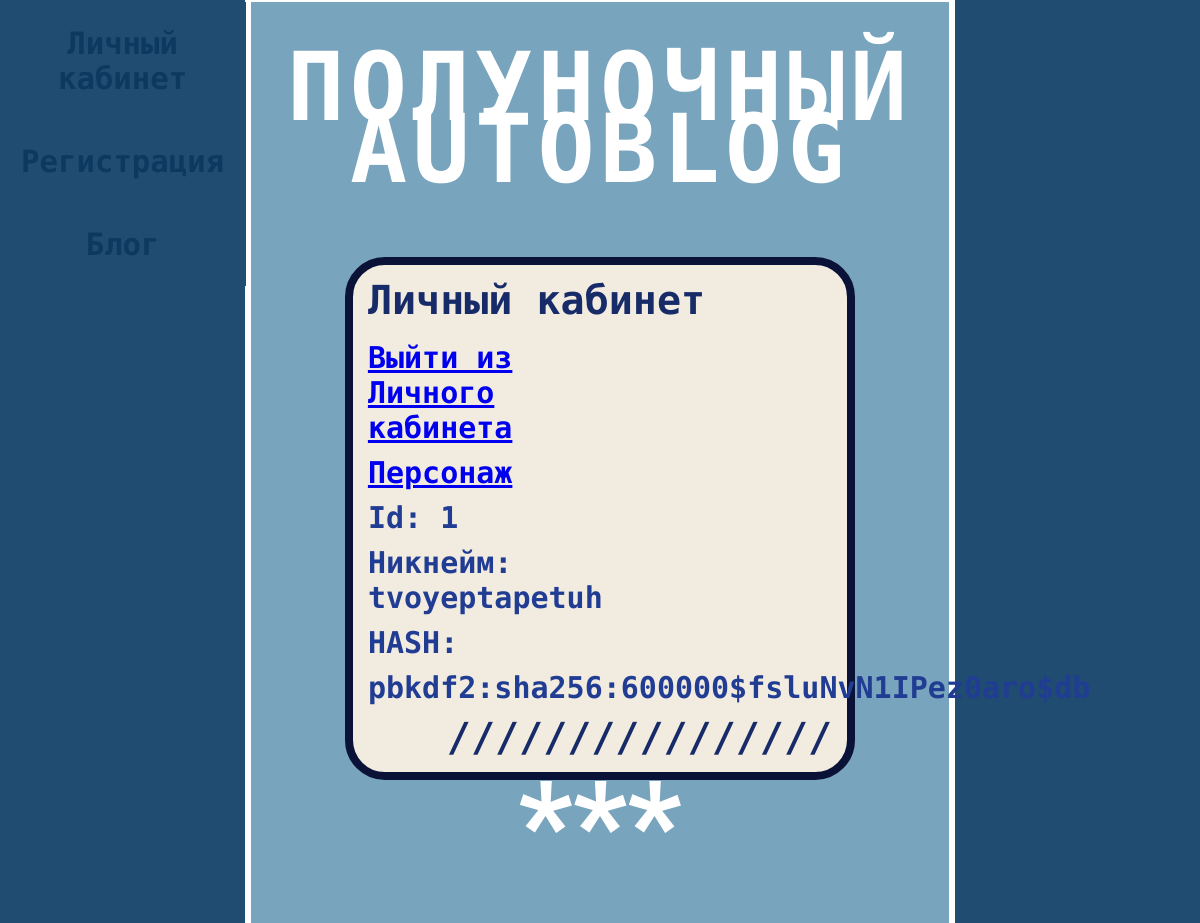
The page /profile (signed in) on the database as committed earlier.
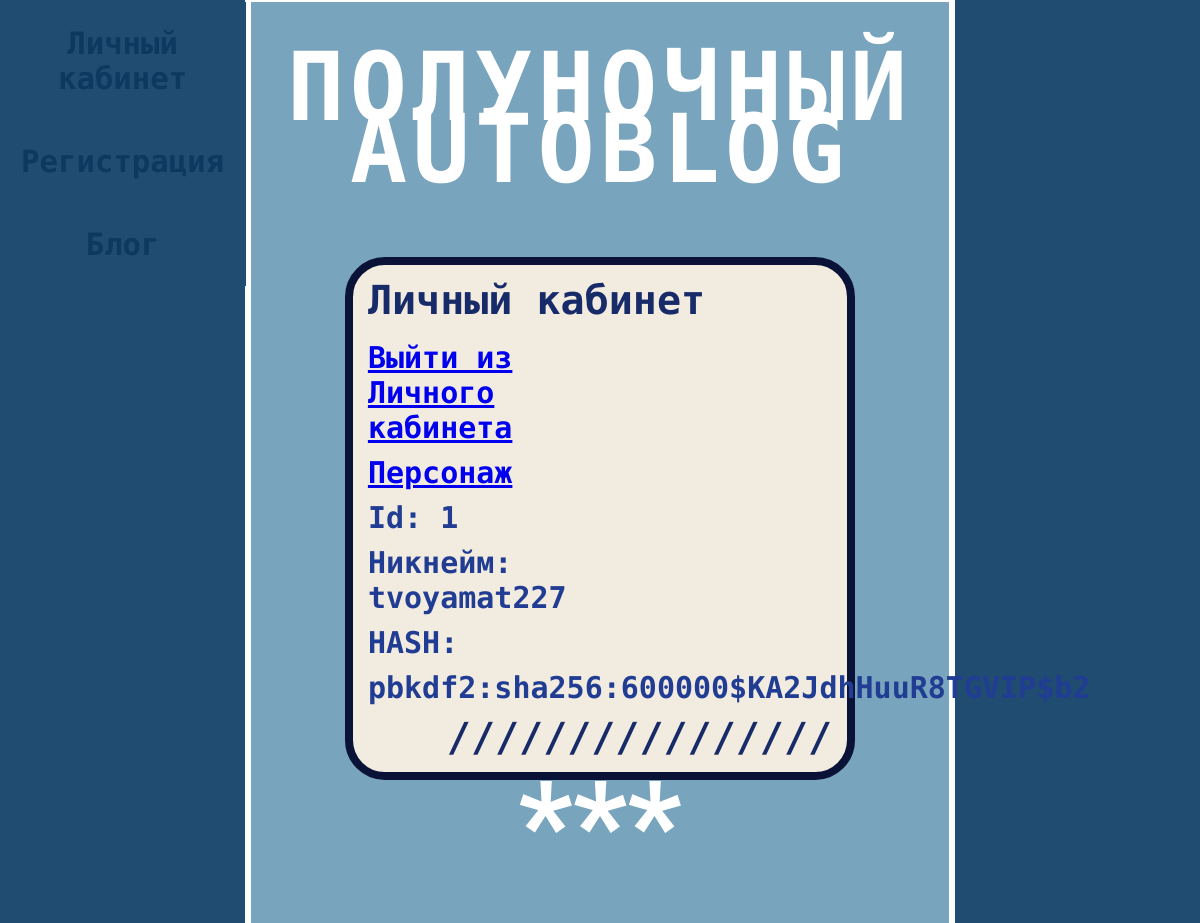
The same page on the database as committed later.
### models.py (models this page shows, shortened)
class Users(db.Model):
    id = db.Column(db.Integer, primary_key=True)
    name = db.Column(db.String(50), unique=True)
    psw = db.Column(db.String(500), nullable=True)

### app.py (the view)
@app.route("/profile")
@login_required
def profile():
    return render_template("profile.html", menu=menu, title="Личный кабинет")

### UserLogin.py (called while the page is built)
    def fromDB(self, user):
        self.__user = user
        return self

    def get_id(self):
        return self.__user.id

    def getName(self):
        return self.__user.name if self.__user else "Без имени"

    def getHash(self):
        return self.__user.psw[0:40] if self.__user else "Без HASH????"

### app.py (called while the page is built)
@login_manager.user_loader
def load_user(user_id):
    return UserLogin().fromDB(getUser(user_id))

### models.py (called while the page is built)
def getUser(user_id):
    try:
        u = Users.query.get(user_id)
        if not u:
            print("Пользователь не найден")
            return False
        return u
    except:
        print("Что-то пошло не так при загрузке пользователя")

### templates/profile.html (shortened to what this page needs)
{% extends "base.html"%}
{% block content %}
{{ super() }}
    <div class="post">
        <div class="nickname">Личный кабинет</div>
        <div class="form">
                  <p class="linename"><a href="{{ url_for('logout')}}">Выйти из Личного кабинета</a>
                  <p class="linename"><a href="{{ url_for('show_char')}}">Персонаж</a>
                  <p class="linename">Id: {{ current_user.get_id() }}</p>
                  <p class="linename">Никнейм: {{ current_user.getName() }}</p>
                  <p class="linename">HASH:</p>
                  <p class="linename">{{ current_user.getHash() }}</p>
        </div>
        <div class="dateandtime">////////////////</div>
    </div>
    <div class="sign-wrap-3">
        <span class="sign_word">***</span>
    </div>
{% endblock %}

Rows that differ between the two databases and show on the page:
changed Users id 1: getName "tvoyeptapetuh" → "tvoyamat227"; getHash "pbkdf2:sha256:600000$fsluNvN1IPez0aro$db" → "pbkdf2:sha256:600000$KA2JdhHuuR8TGVIP$b2"
